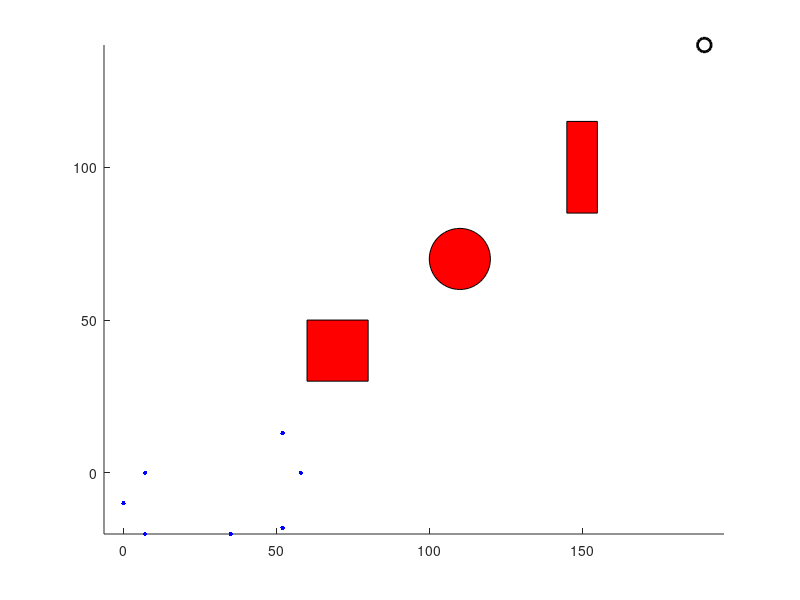

The MATLAB source for this figure: (Note: this script raises an error after producing the figure.)
%% --- Main ---
close all;
clear all;
clc;

% Robot position
robot_pos = [
    7, 0;
    7, -20;
    0, -10;
    35, -20;
    58, 0;
    52, 13;
    52, -18
    ];

% The position of the goal
goal_x = 190;
goal_y = 140;
goal_pos = [goal_x, goal_y];

% The position of square obstacle
sq_x = 70;
sq_y = 40;
sq_side_length = 20;

% The position of circle obstacle
circle_x = 110;
circle_y = 70;
circle_center = [circle_x, circle_y];
circle_radius = 10;

% The position of rectangle obstacle
rec_x = 150;
rec_y = 100;
rec_width = 10;
rec_height = 30;

% Obstacles
obstacles = [
    struct('type', 'square', 'center', [sq_x, sq_y], 'sideLength', sq_side_length, 'radius', NaN, 'width', NaN, 'height', NaN),
    struct('type', 'circle', 'center', [circle_x, circle_y], 'radius', circle_radius, 'sideLength', NaN, 'width', NaN, 'height', NaN),
    struct('type', 'rectangle', 'center', [rec_x, rec_y], 'width', rec_width, 'height', rec_height, 'radius', NaN, 'sideLength', NaN)
    ];

% Simulation parameters
num_robots = size(robot_pos, 1);
num_iterations = 1000;
dt = 10;

% Weight factors and constants
a_m = 1; % Movement behavior parameter
b_m = 1; % Movement behavior parameter
a_0 = 1; % Obstacle avoidance behavior parameter
b_0 = 10; % Obstacle avoidance behavior parameter
b_f = 3; % Wall-following behavior parameter
a_f = 1; % Wall-following behavior parameter

k_goal = 1;
max_velocity = 10;
k_obstacle = 1;
max_range = 10;
k_wall = 1;
follow_wall_distance = 5;

% Preallocate arrays for storing robot positions
robot_positions = zeros(num_iterations, num_robots, 2);
robot_positions(1, :, :) = robot_pos;

% Animation setup
figure;
hold on;
axis equal;

% Plot goal position
plot(goal_pos(1), goal_pos(2), 'ko', 'MarkerSize', 10, 'LineWidth', 2);

% Plot obstacles
for i = 1:numel(obstacles)
    obstacle = obstacles(i);
    if strcmp(obstacle.type, 'square')
        x = obstacle.center(1) - obstacle.sideLength/2;
        y = obstacle.center(2) - obstacle.sideLength/2;
        w = obstacle.sideLength;
        h = obstacle.sideLength;
        rectangle('Position', [x, y, w, h], 'FaceColor', 'r');
    elseif strcmp(obstacle.type, 'circle')
        x = obstacle.center(1) - obstacle.radius;
        y = obstacle.center(2) - obstacle.radius;
        d0 = 2 * obstacle.radius;
        rectangle('Position', [x, y, d0, d0], 'Curvature', [1, 1], 'FaceColor', 'r');
    elseif strcmp(obstacle.type, 'rectangle')
        x = obstacle.center(1) - obstacle.width/2;
        y = obstacle.center(2) - obstacle.height/2;
        w = obstacle.width;
        h = obstacle.height;
        rectangle('Position', [x, y, w, h], 'FaceColor', 'r');
    end
end

% Plot initial robot positions
for i = 1:num_robots
    x = robot_positions(1, i, 1);
    y = robot_positions(1, i, 2);
    plot(x, y, 'b.', 'MarkerSize', 10);
end

% Animation loop
for iter = 2:num_iterations
    for i = 1:num_robots
        % Calculate the combined force for each robot
        F_total = combinedForce(robot_positions(iter-1, i, :), goal_pos, obstacles, a_m, b_m, a_0, b_0, b_f, a_f);

        % Update the robot's position based on the combined force
        robot_positions(iter, i, :) = updatePosition(robot_positions(iter-1, i, :), F_total, max_velocity, dt * i); % <-- Multiply dt by i

        % Plot updated robot positions
        x = robot_positions(iter, i, 1);
        y = robot_positions(iter, i, 2);
        plot(x, y, 'b.', 'MarkerSize', 10);
    end

    drawnow; % Update the figure
    pause(1); % Pause for a short duration to create animation effect
end


hold off;


%% --- Function Definition ---

function F_total = combinedForce(robot_pos, goal_pos, obstacles, a_m, b_m, a_0, b_0, b_f, a_f)
    % Calculate forces
    F_goal = moveTowardsGoal(robot_pos, goal_pos, a_m, b_m);
    F_avoid_obstacle = avoidObstacles(robot_pos, obstacles, a_0, b_0, goal_pos); 
    F_follow_wall = followWall(robot_pos, goal_pos, a_f, b_f);

    % Sum all forces
    F_total = F_goal + F_avoid_obstacle + F_follow_wall;
end



function F_move_to_goal = moveTowardsGoal(robot_pos, goal_pos, a_m, b_m)
% Reshape the arrays if needed
robot_pos = reshape(robot_pos, 1, []);
goal_pos = reshape(goal_pos, 1, []);

% Calculate distance between robot and goal
d_m = sqrt(sum((goal_pos - robot_pos).^2));

% Calculate behavior parameter
if d_m >= b_m
    f1 = a_m;
else
    f1 = a_m * (d_m / b_m);
end

% Calculate behavior vector
V_move_to_goal = (goal_pos - robot_pos) / norm(goal_pos - robot_pos);

% Calculate force
F_move_to_goal = f1 * V_move_to_goal;
end


function F_avoid_obstacle = avoidObstacles(robot_pos, obstacles, a_0, b_0, goal_pos)
    % Initialize behavior vector
    V_avoid_obstacle = [0, 0];

    % Reshape the arrays if needed
    robot_pos = reshape(robot_pos, 1, []);
    goal_pos = reshape(goal_pos, 1, []);

    for i = 1:numel(obstacles)
        obstacle = obstacles(i);

        % Calculate distance between robot and obstacle manually
        dx = obstacle.center(1) - robot_pos(1);
        dy = obstacle.center(2) - robot_pos(2);
        d_0 = sqrt(dx^2 + dy^2);

        % Check if obstacle is within range
        if d_0 <= b_0
            % Calculate behavior parameter
            f2 = a_0 * ((d_0 / (b_0 - b_f)) + (b_0 / (b_0 - b_f)));

            % Calculate behavior vector
            V_avoid_obstacle = V_avoid_obstacle + f2 * [
                -dy;
                dx
                ];
        end
    end

    % Calculate force
    F_avoid_obstacle = V_avoid_obstacle / norm(V_avoid_obstacle);

    % Adjust the behavior vector based on the direction towards the goal
    goal_vector = goal_pos - robot_pos;
    goal_direction = goal_vector / norm(goal_vector);
    F_avoid_obstacle = F_avoid_obstacle + goal_direction;
    F_avoid_obstacle = F_avoid_obstacle / norm(F_avoid_obstacle);
end


function F_follow_wall = followWall(robot_pos, obstacles, b_f, a_f)
    % Initialize behavior vector
    V_follow_wall = [0, 0];

    for i = 1:length(obstacles)
        obstacle = obstacles(i);
        % Calculate distance between robot and obstacle manually
        dx = obstacle.center(1) - robot_pos(1);
        dy = obstacle.center(2) - robot_pos(2);
        d_0 = sqrt(dx^2 + dy^2);

        % Check if obstacle is within range
        if d_0 <= b_f
            % Calculate behavior parameter
            f3 = a_f * ((b_f / (b_f - a_f)) - (d_0 / (b_f - a_f)));

            % Calculate behavior vector
            V_follow_wall = V_follow_wall + f3 * [
                -(obstacle.center(2) - robot_pos(2));
                obstacle.center(1) - robot_pos(1)
                ];
        end
    end

    % Calculate force
    F_follow_wall = V_follow_wall / norm(V_follow_wall);
end



function new_pos = updatePosition(old_pos, force, max_velocity, dt)
    % Reshape the arrays if needed
    old_pos = reshape(old_pos, 1, []);
    force = reshape(force, 1, []);

    % Calculate velocity
    velocity = force * max_velocity;

    % Calculate new position
    new_pos = old_pos + velocity * dt;
end


